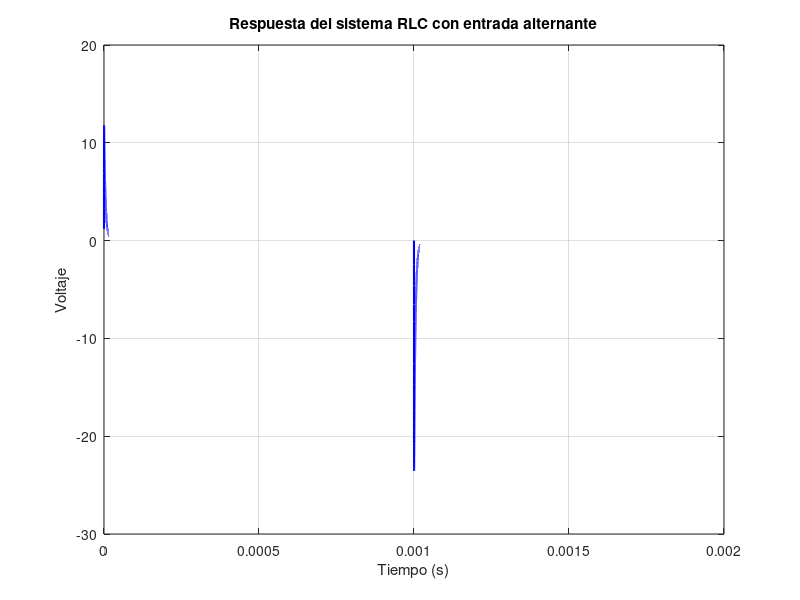

This figure's MATLAB source:
clear all; clc;

% Valores de los componentes
R = 47; L = 1e-6; C = 100e-9;

% Matrices del sistema
Mat_A = [-R/L -1/L; 1/C 0]; 
Mat_B = [1/L; 0];
Mat_C = [R 0];

% Cálculo de constantes de tiempo
Constantes_Tiempo = eig(Mat_A);
fprintf('\n---- CONSTANTES DE TIEMPO CALCULADAS ----\n');
fprintf('constante 1: %.4e \n', Constantes_Tiempo(1));
fprintf('constante 2: %.4e \n', Constantes_Tiempo(2));

%

At = 2.137379556099644e-09;  % Paso de tiempo 
Tf = 1.5e-3;                   % Tiempo final de manera que se pueda observar 

N = round(Tf/At);  % Número total de pasos de simulación
x = [0; 0];        % Condiciones iniciales

% Vector de tiempo corregido
t = linspace(0, Tf, N);
Vo = zeros(1, N);  % Salida inicializada

% Simulación con entrada alternante cada 1 ms
for k = 1:N
    % Alternar la entrada cada 1 ms
    u = 12 * (-1)^(floor(t(k) / 1e-3));
    
    % Aplicar la ecuación de estado
    xp = Mat_A * x + Mat_B * u;
    x = x + At * xp;
    
    % Guardar la salida
    Vo(k) = Mat_C * x;
end

% Graficar la respuesta del sistema
figure;
plot(t, Vo, 'b', 'LineWidth', 1.5);
xlabel('Tiempo (s)');
ylabel('Voltaje');
title('Respuesta del sistema RLC con entrada alternante');
grid on;
